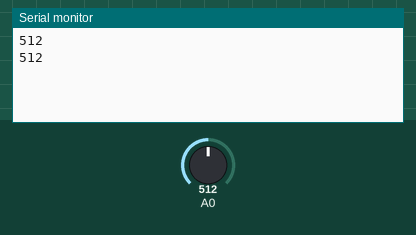
Simulated run of this sketch. Board: Arduino Uno, built with avr-gcc and run on an emulated ATmega328P. On the bench: the last lines printed to the serial monitor. The inputs (shaded band) are chosen by the test bench; at power-on: A0 = 512.

Above: at 1.8 s.
1.9 s: A0 set to 716
At 2.8 s:
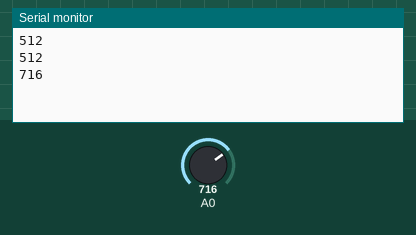
3.4 s: A0 set to 900
At 4.8 s:
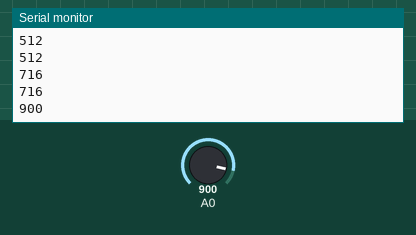
Timing chart, 0 to 6.4 s (numbered marks = the images above; inputs shaded):
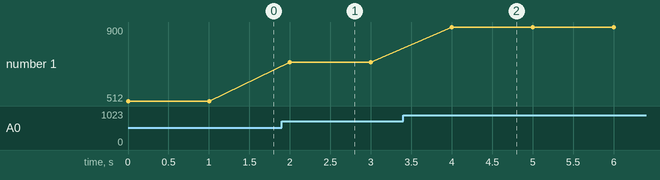

The sketch:

rawValue.ino
```cpp
// Getting raw value of soil moisture sensor to calibrate it for more accurate results
// The rawValue which is gotten through the code below is used in Code.ino

// int dryValue = 462;  // Raw value for dry soil
// int wetValue = 200;  // Raw value for wet soil

void setup(){
    Serial.begin(9600);
}

void loop(){
    int rawValue = analogRead(A0);
    Serial.println(rawValue);
    delay(1000);
}
```

Measured:
- after the input at 1.9 s, the serial monitor: prints a new line after 0.10 s (image 1)
- after the input at 3.4 s, the serial monitor: prints a new line after 0.60 s (image 2)
- plotted number 1: 512 → 716 after the input at 1.9 s, 716 → 900 after the input at 3.4 s
